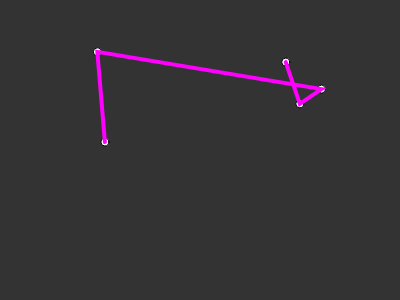
Frame 1 (no input)
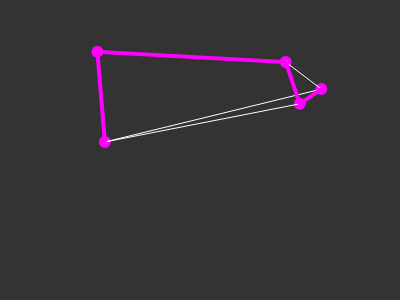
Frame 60 (no input)
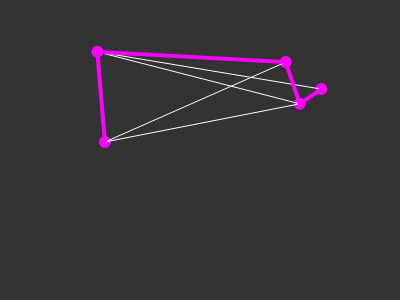
Frame 120 (the mouse pressed at the canvas centre since frame 60)

The p5.js sketch that drew these frames (run headless with seeded random() and noise() and a simulated clock; from frame 60 on, the mouse is pressed at the canvas centre):

// p5.js sketch
// ── sketch.js
const totalCities = 5
let cities = []
let recordDistance = 0
let bestEver = []

function setup() {
  createCanvas(400, 300)
  for (let i = 0; i < totalCities; i++) {
    cities[i] = createVector(random(width), random(height))
  }
  recordDistance = calcDistance(cities)
  bestEver = [...cities]
}

function draw() {
  background(51)
  fill(255)
  cities.forEach(city => {
    ellipse(city.x, city.y, 8, 8)
  })

  stroke(255)
  strokeWeight(1)
  noFill()
  beginShape()
  cities.forEach(city => {
    vertex(city.x, city.y)
  })
  endShape()

  stroke(255, 0, 255)
  strokeWeight(4)
  noFill()
  beginShape()
  bestEver.forEach(n => {
    vertex(n.x, n.y)
  })
  endShape()

  const i = floor(random(cities.length))
  const j = floor(random(cities.length))
  swap(cities, i, j)

  const d = calcDistance(cities)
  if (d < recordDistance) {
    recordDistance = d;
    bestEver = [...cities]
  }

}

function swap(arr, a, b) {
  const temp = arr[a]
  arr[a] = arr[b]
  arr[b] = temp
}

function calcDistance(points) {
  let sum = 0
  points.forEach((point, index) => {
    if (points[index + 1]) {
      sum += dist(point.x, point.y, points[index + 1].x, points[index + 1].y)
    }
  })
  return sum
}
